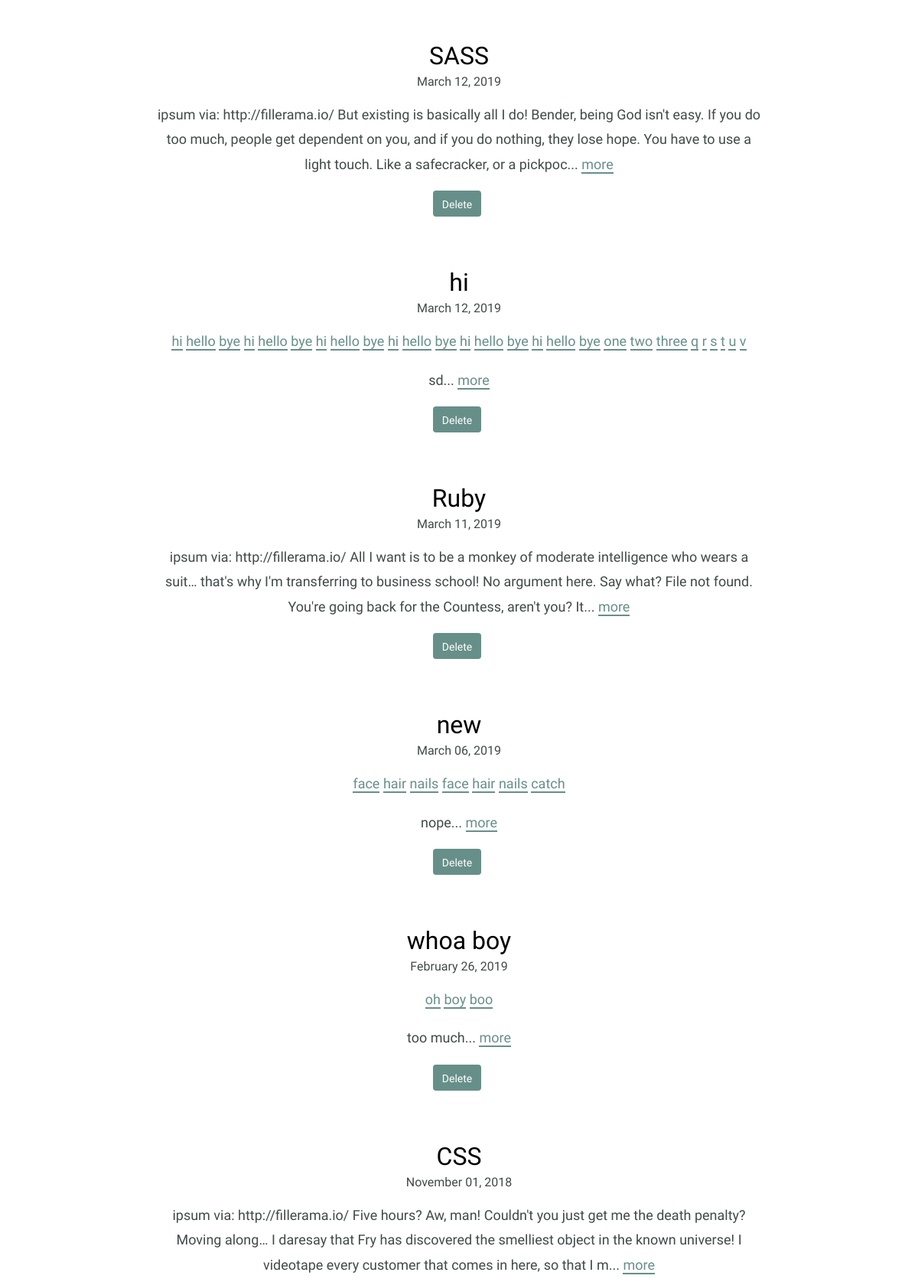
Before: / (middle part) with the older database file.
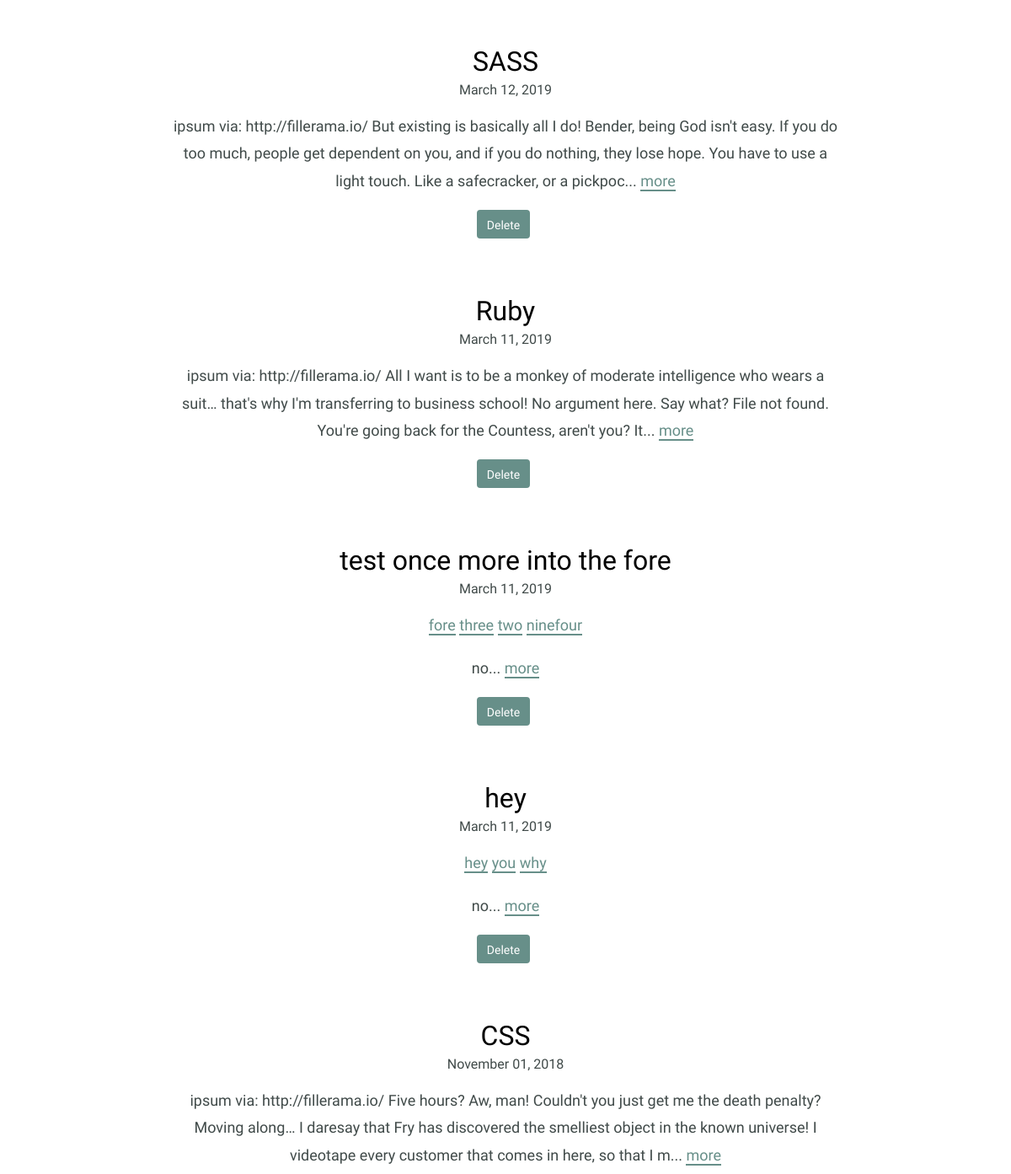
After: the same page with the newer database file.
### tables this page shows
CREATE TABLE "entries" (
	`id`	INTEGER,
	`title`	TEXT,
	`date`	TEXT,
	`time_spent`	INTEGER,
	`learned`	BLOB,
	`resources`	BLOB,
	PRIMARY KEY(`id`)
);

### inc/functions.php (called while the page is built, shortened)
<?php
function get_journal_entry_list() {
  include 'connection.php';
  try {
    return $db->query('SELECT * FROM entries ORDER BY date DESC');
  } catch (Exception $e) {
    echo $e->getMessage();
    return array();
  }
}
function get_tags_for_entry($entry_id) {
  include 'connection.php';
  $sql = 'SELECT tags.name, tags.id
          FROM tags
          JOIN entry_tags ON tags.id = entry_tags.tag_id
          WHERE entry_tags.entry_id = ?';
  try {
    $results = $db->prepare($sql);
    $results->bindValue(1, $entry_id, PDO::PARAM_INT);
    $results->execute();
  } catch (Exception $e) {
    echo $e->getMessage();
    return false;
  }
  return $results;
}

### index.php (the view, shortened to what this page needs)
<?php
require_once "inc/functions.php";
include "inc/header.php";
?>
  <div class="entry-list">
    <?php
      foreach (get_journal_entry_list() as $entry) {
        echo "<article>";
        echo "<h2><a href='detail.php?id=" .$entry['id']. "'>".$entry['title']."</a></h2>";
        echo "<time datetime=" .$entry['date']. ">" .strftime("%B %d, %Y", strtotime($entry['date'])). "</time>";
        echo "<p class='tag-list'>";
          foreach (get_tags_for_entry($entry['id']) as $tag) {
            echo "<a href='tag.php?id=" .$tag['id']. "'>" .$tag['name']. "</a> ";
          }
        echo "</p>";
        echo "<p>" .substr($entry['learned'], 0, 250). "... <a href='detail.php?id=" .$entry['id']. "'>more</a></p>";
        echo "<form method='post' onsubmit=\"return confirm('Are you sure?');\">";
        echo "<input type='submit' class='button button-danger' value='Delete' />";
        echo "</form>";
        echo "</article>";
      }
    ?>
  </div>
<?php include "inc/footer.php" ?>

### inc/header.php (shortened to what this page needs)
<!DOCTYPE html>
<html>
  <head>
    <link rel="stylesheet" href="css/normalize.css">
    <link rel="stylesheet" href="css/site.css">
  </head>
<body>
  <section>
      <div class="container">

### inc/footer.php (shortened to what this page needs)
      </div>
    </section>
  </body>
</html>

### css/site.css (style rules this page uses)
body { font-size: 16px; color: #404a49; font-family: 'Cousine', serif; font-weight: 400; }
.container { margin: 0 auto; padding: 0 25px; }
.button { padding: 8px 10px 6px 10px; background: #678f89; border: 2px solid #678f89; border-radius: 4px; text-decoration: none; color: #FFF; position: relative; text-align: center; font-size: 14px; }
h1, h2, h3 { margin: 0; font-weight: 400; line-height: 1em; color: #000; }
h2 { font-size: 32px; }
h2 a { text-decoration: none; color: #000; }
p { line-height: 1.8em; font-size: 18px; }
p a { border-bottom: 2px solid #678f89; padding: 0; color: #678f89; text-decoration: none; }
.entry-list, .edit-entry, .new-entry { max-width: 800px; margin: 0 auto; padding: 70px 0 150px 0; }
.entry-list article { margin-bottom: 70px; text-align: center; }
.entry-list article h2 { margin-bottom: 8px; }
input[type=submit] { margin-right: 5px; }

Changed rows visible on the page:
removed entries: title "hi", date "March 12, 2019", name "hi", name "hello", name "bye", name "one", name "two", name "three", name "q", name "r", name "s", name "t", name "u", name "v", learned "sd"
removed entries: title "new", date "March 06, 2019", name "face", name "hair", name "nails", name "catch", learned "nope"
removed entries: title "whoa boy", date "February 26, 2019", name "oh", name "boy", name "boo", learned "too much"
added entries: title "test once more into the fore", date "March 11, 2019", name "fore", name "three", name "two", name "ninefour", learned "no"
added entries: title "hey", date "March 11, 2019", name "hey", name "you", name "why", learned "no"
